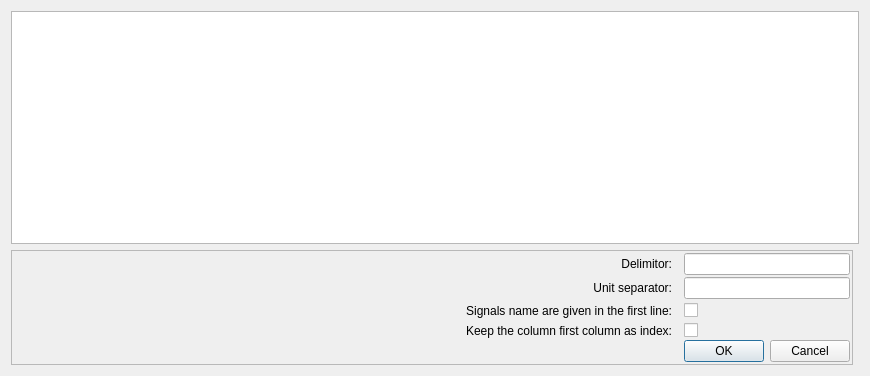
<?xml version="1.0" encoding="UTF-8"?>
<ui version="4.0">
 <class>ImportWizard</class>
 <widget class="QDialog" name="ImportWizard">
  <property name="geometry">
   <rect>
    <x>0</x>
    <y>0</y>
    <width>870</width>
    <height>376</height>
   </rect>
  </property>
  <property name="windowTitle">
   <string>Import Wizard</string>
  </property>
  <layout class="QGridLayout" name="gridLayout">
   <item row="1" column="0">
    <widget class="QFrame" name="frame">
     <property name="sizePolicy">
      <sizepolicy hsizetype="Preferred" vsizetype="Preferred">
       <horstretch>0</horstretch>
       <verstretch>0</verstretch>
      </sizepolicy>
     </property>
     <property name="frameShape">
      <enum>QFrame::StyledPanel</enum>
     </property>
     <property name="frameShadow">
      <enum>QFrame::Raised</enum>
     </property>
     <layout class="QGridLayout" name="gridLayout_2">
      <property name="topMargin">
       <number>2</number>
      </property>
      <property name="rightMargin">
       <number>2</number>
      </property>
      <property name="bottomMargin">
       <number>2</number>
      </property>
      <property name="spacing">
       <number>2</number>
      </property>
      <item row="4" column="2">
       <widget class="QDialogButtonBox" name="buttonBox">
        <property name="standardButtons">
         <set>QDialogButtonBox::Cancel|QDialogButtonBox::Ok</set>
        </property>
       </widget>
      </item>
      <item row="0" column="0">
       <widget class="QLabel" name="label">
        <property name="sizePolicy">
         <sizepolicy hsizetype="Expanding" vsizetype="Expanding">
          <horstretch>5</horstretch>
          <verstretch>1</verstretch>
         </sizepolicy>
        </property>
        <property name="text">
         <string>Delimitor:</string>
        </property>
        <property name="alignment">
         <set>Qt::AlignRight|Qt::AlignTrailing|Qt::AlignVCenter</set>
        </property>
       </widget>
      </item>
      <item row="1" column="0">
       <widget class="QLabel" name="label_2">
        <property name="text">
         <string>Unit separator:</string>
        </property>
        <property name="alignment">
         <set>Qt::AlignRight|Qt::AlignTrailing|Qt::AlignVCenter</set>
        </property>
       </widget>
      </item>
      <item row="2" column="1">
       <spacer name="horizontalSpacer">
        <property name="orientation">
         <enum>Qt::Horizontal</enum>
        </property>
        <property name="sizeHint" stdset="0">
         <size>
          <width>10</width>
          <height>20</height>
         </size>
        </property>
       </spacer>
      </item>
      <item row="0" column="2">
       <widget class="QLineEdit" name="DelimitorEdit">
        <property name="sizePolicy">
         <sizepolicy hsizetype="Expanding" vsizetype="Fixed">
          <horstretch>1</horstretch>
          <verstretch>0</verstretch>
         </sizepolicy>
        </property>
        <property name="alignment">
         <set>Qt::AlignCenter</set>
        </property>
       </widget>
      </item>
      <item row="2" column="0">
       <widget class="QLabel" name="label_3">
        <property name="text">
         <string>Signals name are given in the first line:</string>
        </property>
        <property name="alignment">
         <set>Qt::AlignRight|Qt::AlignTrailing|Qt::AlignVCenter</set>
        </property>
       </widget>
      </item>
      <item row="1" column="2">
       <widget class="QLineEdit" name="UnitEdit">
        <property name="alignment">
         <set>Qt::AlignCenter</set>
        </property>
       </widget>
      </item>
      <item row="2" column="2">
       <widget class="QCheckBox" name="NameBox">
        <property name="layoutDirection">
         <enum>Qt::LeftToRight</enum>
        </property>
        <property name="text">
         <string/>
        </property>
       </widget>
      </item>
      <item row="3" column="0">
       <widget class="QLabel" name="label_4">
        <property name="text">
         <string>Keep the column first column as index:</string>
        </property>
        <property name="alignment">
         <set>Qt::AlignRight|Qt::AlignTrailing|Qt::AlignVCenter</set>
        </property>
       </widget>
      </item>
      <item row="3" column="2">
       <widget class="QCheckBox" name="TimeBox">
        <property name="text">
         <string/>
        </property>
       </widget>
      </item>
     </layout>
    </widget>
   </item>
   <item row="0" column="0" colspan="2">
    <widget class="QTableWidget" name="importTable">
     <property name="sizePolicy">
      <sizepolicy hsizetype="Expanding" vsizetype="Expanding">
       <horstretch>0</horstretch>
       <verstretch>2</verstretch>
      </sizepolicy>
     </property>
    </widget>
   </item>
  </layout>
 </widget>
 <resources/>
 <connections>
  <connection>
   <sender>buttonBox</sender>
   <signal>accepted()</signal>
   <receiver>ImportWizard</receiver>
   <slot>accept()</slot>
   <hints>
    <hint type="sourcelabel">
     <x>773</x>
     <y>351</y>
    </hint>
    <hint type="destinationlabel">
     <x>434</x>
     <y>187</y>
    </hint>
   </hints>
  </connection>
  <connection>
   <sender>buttonBox</sender>
   <signal>rejected()</signal>
   <receiver>ImportWizard</receiver>
   <slot>reject()</slot>
   <hints>
    <hint type="sourcelabel">
     <x>773</x>
     <y>351</y>
    </hint>
    <hint type="destinationlabel">
     <x>434</x>
     <y>187</y>
    </hint>
   </hints>
  </connection>
 </connections>
</ui>
